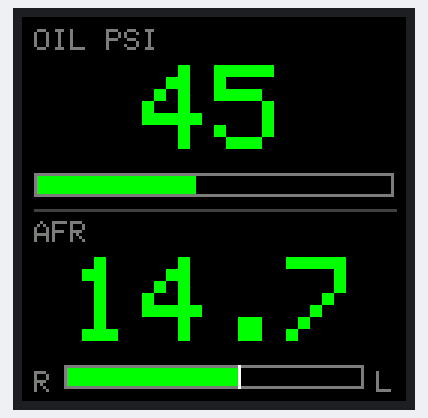
The sketch below on a simulated ESP32-S3. Shown: 128×128 colour display. What the sketch prints to the serial monitor is not drawn.

Above: at 0.3 s.

The sketch:

hud_display.ino
```cpp
/**
 * HUD Display - Oil Pressure & AFR
 *
 * Displays oil pressure gauge and AFR (air-fuel ratio) on an ST7735S 160x80 RGB TFT.
 * Data will be transmitted via CAN bus to ESP32 gauge displays.
 *
 * Hardware:
 *   - Pimoroni Tiny RP2040
 *   - ST7735S 160x80 RGB TFT Display
 *   - Future: CAN bus module for data transmission
 *
 * Protocol: HUD:<oil_pressure_psi>:<afr_value>
 * Example:  HUD:45.0:14.7
 *
 * The data displayed here will be transmitted to:
 *   - ESP32 Oil Pressure Gauge (esp32s3_gauges/oil_pressure_gauge/)
 *
 * IMPORTANT: Copy User_Setup.h to your TFT_eSPI library folder
 */

#include <TFT_eSPI.h>
#include <SPI.h>

// ============================================================================
// FORWARD DECLARATIONS (required for Arduino preprocessor)
// ============================================================================

enum GaugeStatus { STATUS_OK, STATUS_WARNING, STATUS_CAUTION };

GaugeStatus getOilPressureStatus(float psi);
GaugeStatus getAFRStatus(float afr);
uint16_t statusToColor(GaugeStatus status);
void parseHUDMessage(const char* msg);

// ============================================================================
// DISPLAY CONFIGURATION
// ============================================================================

TFT_eSPI tft = TFT_eSPI();
TFT_eSprite hud = TFT_eSprite(&tft);

static const int SCREEN_W = 128;
static const int SCREEN_H = 128;

// ============================================================================
// COLORS
// ============================================================================

static const uint16_t COL_BG         = TFT_BLACK;
static const uint16_t COL_TEXT       = TFT_WHITE;
static const uint16_t COL_VALUE      = TFT_CYAN;
static const uint16_t COL_LABEL      = TFT_DARKGREY;
static const uint16_t COL_WARNING    = TFT_RED;
static const uint16_t COL_CAUTION    = TFT_YELLOW;
static const uint16_t COL_GOOD       = TFT_GREEN;
static const uint16_t COL_DIVIDER    = 0x4208;  // Dark gray for divider line

// ============================================================================
// GAUGE DATA STRUCTURE
// ============================================================================

struct HUDData {
  // Oil Pressure
  float oilPressure;      // PSI (0-100)
  float oilPressureMin;   // Warning threshold low
  float oilPressureMax;   // Warning threshold high

  // AFR (Air-Fuel Ratio)
  float afr;              // AFR value (typically 10-18)
  float afrMin;           // Lean limit
  float afrMax;           // Rich limit
  float afrTarget;        // Stoichiometric target (14.7 for gasoline)

  bool updated;
};

HUDData hudData = {
  .oilPressure = 45.0f,
  .oilPressureMin = 15.0f,
  .oilPressureMax = 80.0f,
  .afr = 14.7f,
  .afrMin = 10.0f,
  .afrMax = 18.0f,
  .afrTarget = 14.7f,
  .updated = true
};

// ============================================================================
// CANBUS DATA STRUCTURE (for future transmission)
// ============================================================================

// CAN message IDs for gauge cluster
#define CAN_ID_OIL_AFR    0x300   // Oil pressure + AFR data

// Data format for CAN transmission (8 bytes):
// Byte 0-1: Oil pressure (uint16, PSI * 10)
// Byte 2-3: AFR (uint16, value * 100)
// Byte 4:   Oil pressure status (0=OK, 1=LOW, 2=HIGH)
// Byte 5:   AFR status (0=OK, 1=LEAN, 2=RICH)
// Byte 6-7: Reserved

struct CANOilAFRMessage {
  uint16_t oilPressure_x10;
  uint16_t afr_x100;
  uint8_t  oilStatus;
  uint8_t  afrStatus;
  uint16_t reserved;
};

// ============================================================================
// UART PROTOCOL FOR RECEIVING DATA
// ============================================================================

#define UART_BUFFER_SIZE 64
char uartBuffer[UART_BUFFER_SIZE];
int bufferIndex = 0;

void processUARTInput() {
  while (Serial.available()) {
    char c = Serial.read();

    if (c == '\n' || c == '\r') {
      if (bufferIndex > 0) {
        uartBuffer[bufferIndex] = '\0';
        parseHUDMessage(uartBuffer);
        bufferIndex = 0;
      }
    } else if (bufferIndex < UART_BUFFER_SIZE - 1) {
      uartBuffer[bufferIndex++] = c;
    }
  }
}

void parseHUDMessage(const char* msg) {
  // Format: HUD:<oil_psi>:<afr>
  // Example: HUD:45.0:14.7

  char id[8];
  float oilPsi, afr;

  if (sscanf(msg, "%7[^:]:%f:%f", id, &oilPsi, &afr) == 3) {
    if (strcmp(id, "HUD") == 0) {
      hudData.oilPressure = constrain(oilPsi, 0.0f, 100.0f);
      hudData.afr = constrain(afr, 5.0f, 25.0f);
      hudData.updated = true;

      Serial.printf("Received: Oil=%.1f PSI, AFR=%.2f\n",
                    hudData.oilPressure, hudData.afr);
    }
  }
}

// ============================================================================
// STATUS DETERMINATION
// ============================================================================

GaugeStatus getOilPressureStatus(float psi) {
  if (psi < hudData.oilPressureMin) return STATUS_WARNING;  // Too low - danger!
  if (psi > hudData.oilPressureMax) return STATUS_CAUTION;  // Too high - caution
  return STATUS_OK;
}

GaugeStatus getAFRStatus(float afr) {
  float deviation = fabsf(afr - hudData.afrTarget);
  if (deviation > 2.0f) return STATUS_WARNING;  // Far from stoich
  if (deviation > 1.0f) return STATUS_CAUTION;  // Slightly off
  return STATUS_OK;
}

uint16_t statusToColor(GaugeStatus status) {
  switch (status) {
    case STATUS_WARNING: return COL_WARNING;
    case STATUS_CAUTION: return COL_CAUTION;
    default: return COL_GOOD;
  }
}

// ============================================================================
// HUD RENDERING
// ============================================================================

void drawOilPressureIcon(TFT_eSprite &spr, int x, int y, uint16_t color) {
  // Simplified oil can icon (scaled down for small display)
  int w = 16, h = 12;

  // Oil can body
  spr.fillEllipse(x + w/2, y + h/2 + 2, w/2 - 2, h/3, color);

  // Spout
  spr.drawLine(x + 2, y + h/2, x - 2, y + 2, color);
  spr.drawLine(x - 2, y + 2, x - 4, y + 4, color);

  // Drop
  spr.fillCircle(x - 5, y + 8, 2, color);
}

void drawAFRIcon(TFT_eSprite &spr, int x, int y, uint16_t color) {
  // Lambda symbol (simplified)
  int h = 12;

  // Draw a simple "A/F" indicator
  spr.setTextColor(color, COL_BG);
  spr.setTextSize(1);
  spr.setTextDatum(TL_DATUM);
  spr.drawString("A/F", x, y);
}

void drawHorizontalBar(TFT_eSprite &spr, int x, int y, int w, int h,
                       float value, float minVal, float maxVal,
                       float targetVal, uint16_t barColor) {
  // Background bar outline
  spr.drawRect(x, y, w, h, COL_LABEL);

  // Calculate fill width
  float normalized = (value - minVal) / (maxVal - minVal);
  normalized = constrain(normalized, 0.0f, 1.0f);
  int fillW = (int)(normalized * (w - 2));

  // Fill bar
  if (fillW > 0) {
    spr.fillRect(x + 1, y + 1, fillW, h - 2, barColor);
  }

  // Target marker (if applicable)
  if (targetVal >= minVal && targetVal <= maxVal) {
    float targetNorm = (targetVal - minVal) / (maxVal - minVal);
    int targetX = x + 1 + (int)(targetNorm * (w - 2));
    spr.drawLine(targetX, y, targetX, y + h - 1, COL_TEXT);
  }
}

void renderHUD() {
  hud.fillSprite(COL_BG);

  // Layout for 128x128 square display
  // Top half: Oil Pressure (0-60)
  // Bottom half: AFR (64-128)

  // ========================================
  // TOP SECTION: Oil Pressure (y: 0-60)
  // ========================================

  GaugeStatus oilStatus = getOilPressureStatus(hudData.oilPressure);
  uint16_t oilColor = statusToColor(oilStatus);

  // Label
  hud.setTextColor(COL_LABEL, COL_BG);
  hud.setTextDatum(TL_DATUM);
  hud.setTextSize(1);
  hud.drawString("OIL PSI", 4, 4);

  // Value (large) - centered
  hud.setTextColor(oilColor, COL_BG);
  hud.setTextDatum(MC_DATUM);
  hud.setTextSize(4);

  char oilBuf[8];
  snprintf(oilBuf, sizeof(oilBuf), "%.0f", hudData.oilPressure);
  hud.drawString(oilBuf, SCREEN_W / 2, 32);

  // Progress bar
  drawHorizontalBar(hud, 4, 52, SCREEN_W - 8, 8,
                    hudData.oilPressure, 0, 100, -1, oilColor);

  // ========================================
  // DIVIDER
  // ========================================
  hud.drawLine(4, 64, SCREEN_W - 4, 64, COL_DIVIDER);

  // ========================================
  // BOTTOM SECTION: AFR (y: 64-128)
  // ========================================

  GaugeStatus afrStatus = getAFRStatus(hudData.afr);
  uint16_t afrColor = statusToColor(afrStatus);

  // Label
  hud.setTextColor(COL_LABEL, COL_BG);
  hud.setTextDatum(TL_DATUM);
  hud.setTextSize(1);
  hud.drawString("AFR", 4, 68);

  // Value (large) - centered
  hud.setTextColor(afrColor, COL_BG);
  hud.setTextDatum(MC_DATUM);
  hud.setTextSize(4);

  char afrBuf[8];
  snprintf(afrBuf, sizeof(afrBuf), "%.1f", hudData.afr);
  hud.drawString(afrBuf, SCREEN_W / 2, 96);

  // Progress bar with target marker at 14.7 (stoichiometric)
  // Rich on left, Lean on right
  hud.setTextColor(COL_LABEL, COL_BG);
  hud.setTextSize(1);
  hud.setTextDatum(TL_DATUM);
  hud.drawString("R", 4, 118);
  hud.setTextDatum(TR_DATUM);
  hud.drawString("L", SCREEN_W - 4, 118);

  drawHorizontalBar(hud, 14, 116, SCREEN_W - 28, 8,
                    hudData.afr, hudData.afrMin, hudData.afrMax,
                    hudData.afrTarget, afrColor);

  // Push to display
  hud.pushSprite(0, 0);
}

// ============================================================================
// CAN BUS TRANSMISSION (placeholder for future implementation)
// ============================================================================

void prepareCANMessage(CANOilAFRMessage* msg) {
  msg->oilPressure_x10 = (uint16_t)(hudData.oilPressure * 10);
  msg->afr_x100 = (uint16_t)(hudData.afr * 100);

  // Set status bytes
  GaugeStatus oilStatus = getOilPressureStatus(hudData.oilPressure);
  msg->oilStatus = (oilStatus == STATUS_WARNING) ? 1 :
                   (oilStatus == STATUS_CAUTION) ? 2 : 0;

  GaugeStatus afrStatus = getAFRStatus(hudData.afr);
  msg->afrStatus = (afrStatus == STATUS_WARNING) ? 1 :
                   (afrStatus == STATUS_CAUTION) ? 2 : 0;

  msg->reserved = 0;
}

// Placeholder - implement with actual CAN library
void transmitCANData() {
  CANOilAFRMessage msg;
  prepareCANMessage(&msg);

  // TODO: Implement CAN bus transmission
  // canbus.send(CAN_ID_OIL_AFR, (uint8_t*)&msg, sizeof(msg));
}

// ============================================================================
// SETUP
// ============================================================================

void setup() {
  Serial.begin(115200);

  // Initialize display
  tft.init();
  tft.setRotation(1);  // Landscape mode for 160x80
  tft.fillScreen(COL_BG);

  // Create sprite for double buffering
  hud.setColorDepth(16);
  hud.createSprite(SCREEN_W, SCREEN_H);
  hud.fillSprite(COL_BG);

  // Initial render
  renderHUD();

  Serial.println("HUD Display Ready");
  Serial.println("Displays: Oil Pressure (PSI) and AFR");
  Serial.println("");
  Serial.println("Commands:");
  Serial.println("  HUD:<oil_psi>:<afr>");
  Serial.println("  Example: HUD:45.0:14.7");
  Serial.println("");
  Serial.println("Data will be transmitted via CAN to ESP32 gauges.");
}

// ============================================================================
// MAIN LOOP
// ============================================================================

void loop() {
  static unsigned long lastUpdate = 0;
  static unsigned long lastCANTransmit = 0;
  static unsigned long lastDemoUpdate = 0;

  // Process incoming UART data
  processUARTInput();

  // Demo mode - simulate data if no UART input
  #ifdef DEMO_MODE
  if (millis() - lastDemoUpdate > 50) {
    lastDemoUpdate = millis();

    // Simulate oil pressure oscillation
    static float oilDir = 0.5f;
    hudData.oilPressure += oilDir;
    if (hudData.oilPressure > 70) oilDir = -0.5f;
    if (hudData.oilPressure < 20) oilDir = 0.5f;

    // Simulate AFR oscillation
    static float afrDir = 0.02f;
    hudData.afr += afrDir;
    if (hudData.afr > 16.0f) afrDir = -0.02f;
    if (hudData.afr < 12.0f) afrDir = 0.02f;

    hudData.updated = true;
  }
  #endif

  // Update display when data changes (rate limited)
  if (hudData.updated && (millis() - lastUpdate > 33)) {  // ~30 FPS max
    renderHUD();
    hudData.updated = false;
    lastUpdate = millis();
  }

  // Transmit CAN data at regular intervals (10Hz)
  if (millis() - lastCANTransmit > 100) {
    transmitCANData();
    lastCANTransmit = millis();
  }
}
```
